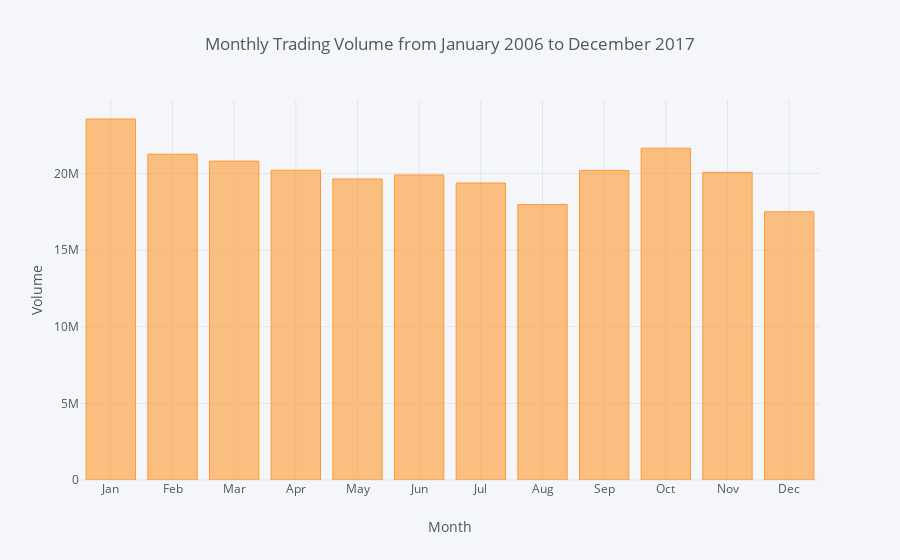

Notebook code cell kept with this figure:
### Markdown cell above
##### (12) Is the Halloween indicator (Sell in May and go away investment strategy) reflected in the stock data from January 2006 to December 2017?

### Code cell
Stock_Mon=Stocks_df1.groupby(['Month','MonthName']).agg({'Volume':'mean'}).round({'Volume':2}).reset_index()
Stock_Mon.iplot(kind='bar',x='MonthName',y='Volume',xTitle="Month",yTitle="Volume",title="Monthly Trading Volume from January 2006 to December 2017")

### Figure 1 — Plotly figure (JSON) as saved in the notebook; plotly's stock layout.template omitted (floating-point values rounded to 4 significant figures)
{"data": [{"marker": {"color": "rgba(255, 153, 51, 0.6)", "line": {"color": "rgba(255, 153, 51, 1.0)", "width": 1}}, "name": "Volume", "orientation": "v", "text": "", "type": "bar", "x": ["Jan", "Feb", "Mar", "Apr", "May", "Jun", "Jul", "Aug", "Sep", "Oct", "Nov", "Dec"], "y": [23560000.0, 21260000.0, 20810000.0, 20220000.0, 19650000.0, 19900000.0, 19380000.0, 17972055, 20200000.0, 21650000.0, 20070000.0, 17500000.0]}], "layout": {"legend": {"bgcolor": "#F5F6F9", "font": {"color": "#4D5663"}}, "paper_bgcolor": "#F5F6F9", "plot_bgcolor": "#F5F6F9", "title": "Monthly Trading Volume from January 2006 to December 2017", "titlefont": {"color": "#4D5663"}, "xaxis1": {"gridcolor": "#E1E5ED", "showgrid": true, "tickfont": {"color": "#4D5663"}, "title": "Month", "titlefont": {"color": "#4D5663"}, "zerolinecolor": "#E1E5ED"}, "yaxis1": {"gridcolor": "#E1E5ED", "showgrid": true, "tickfont": {"color": "#4D5663"}, "title": "Volume", "titlefont": {"color": "#4D5663"}, "zerolinecolor": "#E1E5ED"}}}
